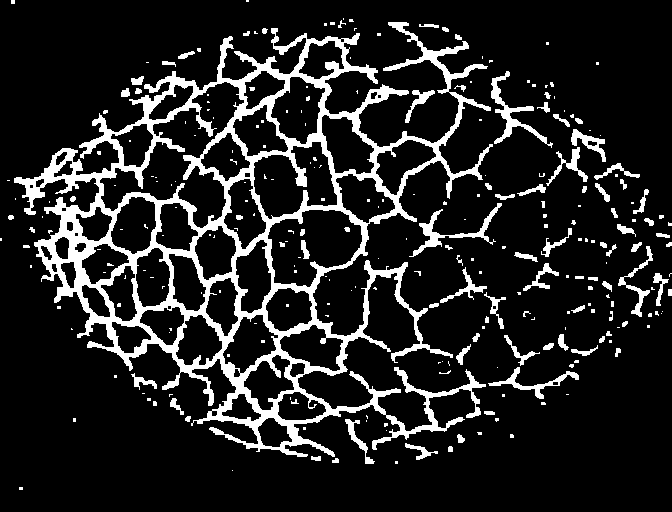
#> input picture example_dorsal_image_processing/Kiehart_4_Images/Kiehart4 Bin001.png, 672 x 512 px; its folder holds only this picture in this run
$ jupyter execute image_processing_dorsal_closure.ipynb
#> lines starting #> are read from the running program, lines starting #| are printed output that depends on the picture; after the words box and inside, x2 and y2 are one past the last pixel; in counts of white or black regions, pixels touching at a corner belong together
[cell 1]
#The goal of this notebook is to demonstrate the image processing techniques used with dorsal closure data.
#The examples used are an excerpt of the data from Kiehart 4a

#Input: This script describes the image processing after downloading the video file,
#converting to the appropriate format to open in imageJ, and running the corresponding ijm file
#(in the github folder), and obtaining the output as a series of png images.

#Steps taken:
#   1. Compress the image
#   2. Additionally sample to reduce points
#   3. Possibly add noise from Uniform([0, 1]^2) and output the results

[cell 2]
#Inputs:
import glob
from IPython.display import Image
import imageio
import numpy as np

for im_path in glob.glob("Kiehart_4_Images/*.png"):
    img = Image(url=im_path, width=300, height=300)
    print("=====================================================")
    print("t = "+im_path[-7:-4], "Number points:", np.sum(imageio.imread(im_path))//255)
#> `im = imageio.imread(im_path)`: im: shape (512, 672); 13.8% white; 272 white regions (183 under 20 px), largest, box (x1, y1, x2, y2) and area: (14, 22, 493, 457) 37031, (491, 71, 553, 148) 876, (409, 203, 502, 257) 811
    display(img)
    #![title](img/picture.png)

# Step 1: Compression

[cell 3]
#The function that does the compressing.
def squish(im, contract = 4):
#> called with contract = 4
    new_shape = (im.shape[0]//contract, im.shape[1]//contract)
#> new_shape = (128, 168)
    squashed = np.zeros(shape = new_shape, dtype = np.uint8)
    for i in range(new_shape[0]):
        for j in range(new_shape[1]):
            squashed[i][j] = 255*int(255*np.random.random()/2 < np.mean(im[contract*i:contract*i+contract, contract*j:contract*j+contract]))
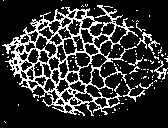
#> squashed: shape (128, 168); 19.3% white in thin lines or dots
    return squashed

#Loop through images, compress, and store/display the compressed images
for im_path in glob.glob("Kiehart_4_Images/*.png"):#Selects all the png's in the folder
     im = imageio.imread(im_path)
     compressed_im = squish(im)
     imageio.imwrite("Compressed_"+im_path, compressed_im)
     img = Image(url="Compressed_"+im_path, width=300, height=300)
     print("=====================================================")
     print("t = "+im_path[-7:-4], "Number points:", np.sum(compressed_im)//255)
#| t = 001 Number points: 4156.0
     display(img)

# Step 2: Sampling

[cell 4]
#Convert images to dataframes, keep half the pixels, save to csv and display

import pandas as pd
from PIL import Image

def bin_img_sequence_to_df(import_filename, num_frames, source_folder="", print_preview = False):
    '''
    Binary Image -> DataFrames of Xs and Ys (white pixels) at each time
    Parameters:
    1. import_filename: images follow the naming format
       [import_filename + frame number (indexed by 3 digits beginning at 001)]
    2. num_frames (currently max 999)
    3. source_folder: include path (include ending "/")
    4. print_preview
    Returns:
    tuple of dataFrames (x_vals, y_vals)
    Each column of DF corresponds to one image/frame/time, contains x (or y) coordinate of white points in that frame
    (equivalent to allx, ally in main code)
    '''
#> called with import_filename = 'Kiehart4 Bin', num_frames = 109, source_folder = 'Compressed_Kiehart_4_Images/', print_preview = True
    x_vals = pd.DataFrame()
    y_vals = pd.DataFrame()

    for i in range(num_frames):
        num = i+1
        frame_no = str(num).zfill(3) #file ends in 3 digit number
        filepath = "{}{}{}.png".format(source_folder,import_filename,frame_no)

        #get image and turn into binary array
        try:
            img = Image.open(filepath).convert('1')
            np_img = np.array(img)
            np_img[np_img > 0] = 1
#> np_img: shape (128, 168) bool; 19.3% white in thin lines or dots
            np_img = np_img.astype(int)
#> np_img: shape (128, 168) int64; values 0 (black) and 1 (white), 19.3% white in thin lines or dots
            np_img = np.rot90(np_img, 3) #rotate to change origin from top left to bottom left
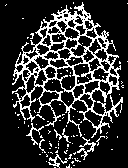
#> np_img: shape (168, 128) int64; values 0 (black) and 1 (white), 19.3% white in thin lines or dots

            #get coordinates of white points
            points = np.argwhere(np_img) #np array
#> points = 4156 pairs, first value 2 to 167, second value 5 to 127

            #add x and y coordinates of white points to new column of DataFrame
            x_col = points[:,0].tolist()
#> x_col = 4156 values from 2 to 167
            new_xs = pd.DataFrame(x_col)
#> new_xs = table of 4156 rows and 1 columns
            x_vals = pd.concat([x_vals,new_xs], ignore_index=True, axis=1)
#> x_vals = table of 4156 rows and 1 columns

            y_col = points[:,1].tolist()
#> y_col = 4156 values, max 127 at index 4, min 5 at index 8, mean 68.18
            new_ys = pd.DataFrame(y_col)
#> new_ys = table of 4156 rows and 1 columns
            y_vals = pd.concat([y_vals,new_ys], ignore_index=True, axis=1)
#> y_vals = table of 4156 rows and 1 columns
        except:
            pass

    if print_preview:
        print("Full CSVs of xs and ys")
        print("x_vals DataFrames:")
        print(x_vals)
#> (printed output is left out)
        print("y_vals DataFrames:")
        print(y_vals)
#> (printed output is left out)

    return (x_vals, y_vals)

import random

def all_points_to_sample(full_x_df, full_y_df, sample_max, sample_rate = None, print_preview = False):
    '''
    1. full_x_df: DataFrame of x-coordinates of points; a column per image/time with x-coordinates
       of points along the rows
    2. full_y_df: same as full_x_df, but for y-coordinates
    3. sampled_max
    4. print_preview
    Returns:
    tuple of DataFrames (sampled_x_vals, sampled_y_vals)

    '''
    sampled_x_vals = pd.DataFrame()
    sampled_y_vals = pd.DataFrame()

    total_sample_pts = 0

    #all pixels to sampling
    for i in range(full_x_df.shape[1]):
        #calculate sample size
        num_pts = full_x_df[i].count() #total num of white points

        if sample_rate is None:
            sample_size = min(sample_max, num_pts)
        else:
            sample_size = int(num_pts*sample_rate)

        #sample points from full_x_df and full_y_df
        list_random = random.sample(range(num_pts),sample_size) #generate random indices to sampled points in DF
        sampled_xs = full_x_df.iloc[list_random,i].tolist()
        sampled_ys = full_y_df.iloc[list_random,i].tolist()

        #add x and y coordinates of sampled (white) points to new column of DataFrame
        new_xs = pd.DataFrame(sampled_xs)
        sampled_x_vals = pd.concat([sampled_x_vals,new_xs], ignore_index=True, axis=1)
        new_ys = pd.DataFrame(sampled_ys)
        sampled_y_vals = pd.concat([sampled_y_vals,new_ys], ignore_index=True, axis=1)

        total_sample_pts+=sample_size

    print(total_sample_pts)
    print(int(total_sample_pts/full_x_df.shape[1]))

    if print_preview:
        print("Sampled points (max " +str(sample_max)+"s)")
        print("x-coordinates of sampled points:")
        print(sampled_x_vals)
        print("y-coordinates of sampled points:")
        print(sampled_y_vals)

    return (sampled_x_vals, sampled_y_vals)

import matplotlib.pyplot as plt

def plot_csv(x_df, y_df, xy_dim, export = False, export_name = 'Img', export_directory = ''):
    '''
    Parameters:
    1. x_df: DataFrame of x-coordinates
    2. y_df: DataFrame of y-coordinates
    3. xy_dim: tuple of image dimensions
    4. export: T/F
    5. export_name: name of file to be exported
    6. export_directory: include path (include ending "/")
    Output:
    - Matplotlib
    - Saves image sequence to export_directory
    '''
    for time in range(x_df.shape[1]):
        i = time+1
        fig = plt.figure(figsize=(7, 5))
        ax = fig.gca()
        ax.set(xlim=(0,xy_dim[0]), ylim=(0, xy_dim[1]))
        plt.scatter(x_df[time],y_df[time], s=2)
        ax.set_aspect('equal')
        plt.title('img '+str(i))
        if export:
            filesavename = "{}{}_random_{}.png".format(export_directory,export_name, i)
            fig.savefig(filesavename, bbox_inches='tight')

[cell 5]
all_x_df, all_y_df = bin_img_sequence_to_df('Kiehart4 Bin', 109, source_folder="Compressed_Kiehart_4_Images/", print_preview = True)
#> all_x_df = table of 4156 rows and 1 columns; all_y_df = table of 4156 rows and 1 columns

all_x_df, all_y_df = all_points_to_sample(all_x_df, all_y_df, 666, sample_rate=0.5, print_preview = True)
#> all_x_df = table of 2078 rows and 1 columns; all_y_df = table of 2078 rows and 1 columns

all_x_df.to_csv("example_sampled_compressed_dorsal_x_df.csv", header = None, index=None)
all_y_df.to_csv("example_sampled_compressed_dorsal_y_df.csv", header = None, index=None)

[cell 6]
plot_csv(all_x_df, all_y_df, xy_dim=(168,128))
#> (the call stopped at in plot_csv, `fig = plt.figure(figsize=(7, 5))`: IPython is not available in this run)

# Step 3: Add noise (optional) and output csv

[cell 7]
def add_random_noise(x_df, y_df, print_preview = False):
    '''
    Adds unif(0,1) to every cell of DataFrames
    Parameters:
    1. x_df: DataFrame of x-coordinates
    2. y_df: DataFrame of y-coordinates
    Returns:
    Tuple of DataFrames (noisy_x_vals, noisy_y_vals)
    '''
    add_uniform_noise = lambda x: x+random.random()
    noisy_x_vals = x_df.applymap(add_uniform_noise)
    noisy_y_vals = y_df.applymap(add_uniform_noise)

    if print_preview:
        print(noisy_x_vals)
        print(noisy_y_vals)

    return (noisy_x_vals, noisy_y_vals)

#An option to add noise from Uniform([0, 1]^2). Comment below to remove
all_x_df, all_y_df = add_random_noise(all_x_df, all_y_df, print_preview = True)

all_x_df.to_csv("example_noisy_sampled_compressed_dorsal_x_df.csv", header = None, index=None)
all_y_df.to_csv("example_noisy_sampled_compressed_dorsal_y_df.csv", header = None, index=None)

[cell 8]
#If noise was added, see effects below
plot_csv(all_x_df, all_y_df, xy_dim=(168,128))
#> (the call stopped at in plot_csv, `fig = plt.figure(figsize=(7, 5))`: IPython is not available in this run)
